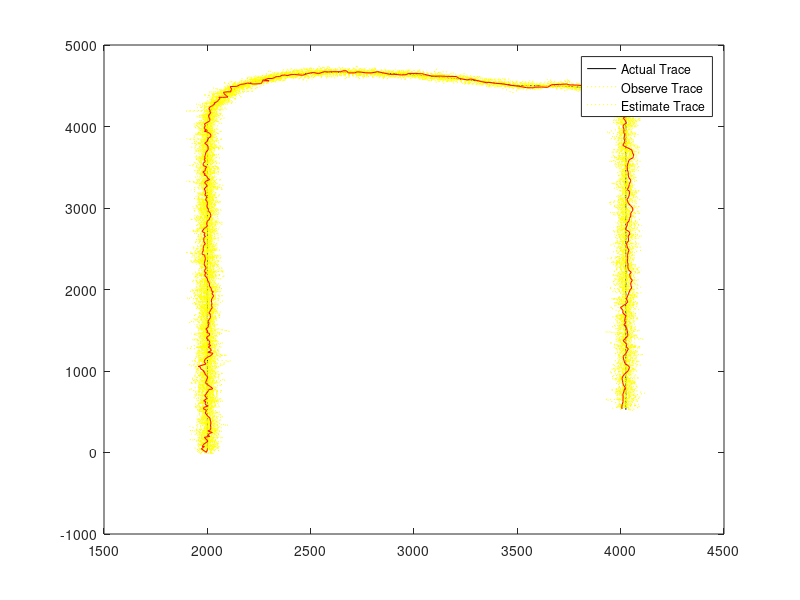
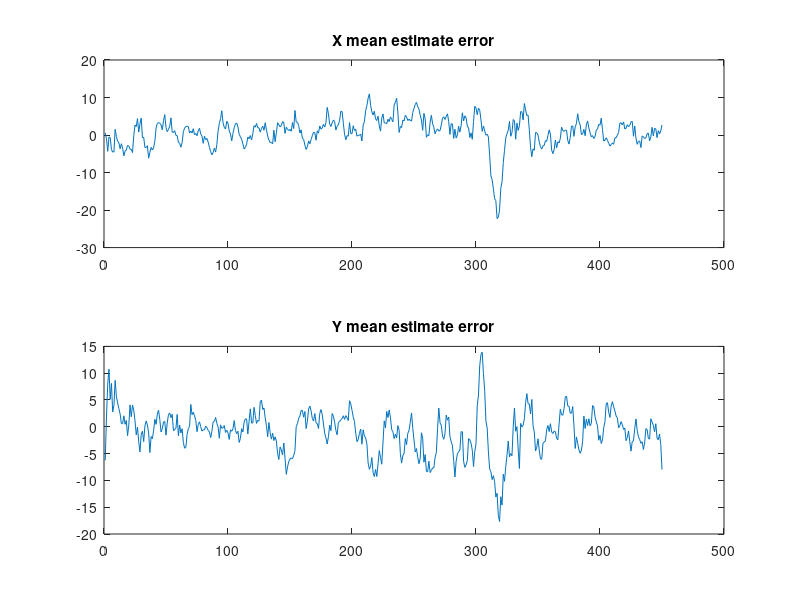
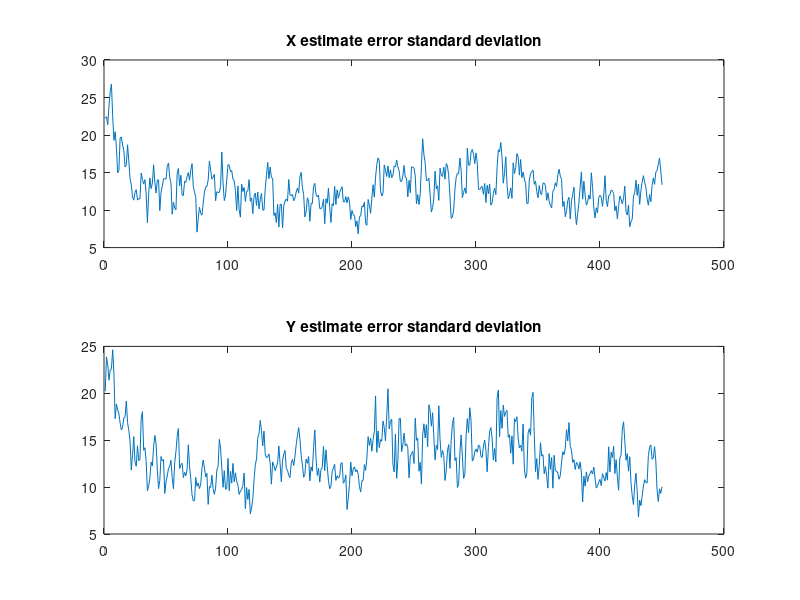

Reproduce these figures in MATLAB, in order.
%   自适应多模型Kalman滤波的目标跟踪仿真

function Untitled6
clear;
T=2;%雷达扫描周期，即采样周期
M=20;%滤波次数
N=900/T;%总采样点数
N1=400/T;%第一转弯处采样起点
N2=600/T;%第一匀速处采样起点
N3=610/T;%第二转弯处采样起点
N4=660/T;%第二匀速处采样起点
Delta=30;%测量噪声标准差

%对真实的轨迹和观测轨迹数据的初始化，以向右向上为正
Rx=zeros(N,1);
Ry=zeros(N,1);
Zx=zeros(N,M);
Zy=zeros(N,M);
% 1-沿y轴匀速
t=2:T:400;
x0=2000+0*t';
y0=0+10*t';%初始速度Vy=10，位置（2000，0）
% 2-慢转弯
t=402:T:600;
x1=x0(N1)+0.075*((t'-400).^2)/2;%X轴正向加速度0.075
y1=y0(N1)+10*(t'-400)-0.075*((t'-400).^2)/2;%Y轴反向加速度0.075
% 3-沿X轴匀速
t=602:T:610;
vx=0.075*(600-400);
x2=x1(N2-N1)+vx*(t'-600);
y2=y1(N2-N1)+0*t';%此时Y轴速度正好为0，因此Y位置不变
% 4-快转弯
t=612:T:660;
x3=x2(N3-N2)+vx*(t'-610)-0.3*((t'-610).^2)/2;%X轴反向加速度0.3
y3=y2(N3-N2)-0.3*((t'-610).^2)/2;%Y轴反向加速度0.3
% 5-沿Y轴匀速
t=662:T:900;
vy=-0.3*(660-610);
x4=x3(N4-N3)+0*t';%此时X轴速度正好为0
y4=y3(N4-N3)+vy*(t'-660);
% 最终将所有轨迹整合成为一个列向量，即真实轨迹，Rx为Real-x,Ry为Real-y
Rx=[x0;x1;x2;x3;x4];
Ry=[y0;y1;y2;y3;y4];
% 对每次蒙特卡洛仿真的滤波估计位置的初始化
Mt_Est_Px=zeros(M,N);
Mt_Est_Py=zeros(M,N);
% 产生观测数据，要仿真M次，必须有M次
nx=randn(N,M)*Delta;%产生X轴和Y轴观测噪声
ny=randn(N,M)*Delta;
Zx=Rx*ones(1,M)+nx;%真实值的基础上叠加噪声，即构成仿真的观测值
Zy=Ry*ones(1,M)+ny;

for m=1:M
    %滤波初始化
    Mt_Est_Px(m,1)=Zx(1,m);%初始数据
    Mt_Est_Py(m,1)=Zx(2,m);
    xn(1)=Zx(1,m);%滤波初值
    xn(2)=Zx(2,m);
    yn(1)=Zy(1,m);
    yn(2)=Zy(2,m);
    %非机动模型参数
    phi=[1,T,0,0;0,1,0,0;0,0,1,T;0,0,0,1];%状态转移矩阵，没有加速度
    h=[1,0,0,0;0,0,1,0];%观测矩阵
    g=[T/2,0;1,0;0,T/2;0,1];%噪声增益矩阵
    q=[Delta^2,0;0,Delta^2];%过程噪声协方差
    vx=(Zx(2)-Zx(1,m))/2;%非机动模型速度不变，所以每次滤波按位移比时间设定
    vy=(Zy(2)-Zy(1,m))/2;
    %初始状态估计
    x_est=[Zx(1,m);vx;Zy(1,m);vy];
    p_est=[Delta^2,Delta^2/T,0,0;Delta^2/T,2*Delta^2/(T^2),0,0;
        0,0,Delta^2,Delta^2/T;0,0,Delta^2/T,2*Delta^2/(T^2)];
    Mt_Est_Px(m,2)=x_est(1);%把初始估计值赋值给M仿真
    Mt_Est_Py(m,2)=x_est(3);
    %滤波开始
    for r=1:N
        z=[Zx(r,m);Zy(r,m)];
        if r<10%前10次不做IMM，只是单纯的线性卡尔曼滤波作为对比
            x_pre=phi*x_est;%预测
            p_pre=phi*p_est*phi';%预测误差协方差
            k=p_pre*h'*inv(h*p_pre*h'+q);%卡尔曼增益
            x_est=x_pre+k*(z-h*x_pre);%滤波
            p_est=(eye(4)-k*h)*p_pre;%滤波协方差
            xn(r)=x_est(1);%记录采样点滤波数据
            yn(r)=x_est(3);
            Mt_Est_Px(m,r)=x_est(1);%记录第m次仿真滤波估计数据
            Mt_Est_Py(m,r)=x_est(3);
        else
            if r==10
                X_est=[x_est;0;0];%扩充维数，引入加速度
                P_est=p_est;
                P_est(6,6)=0;
                for i=1:3
                    Xn_est{i,1}=X_est;
                    Pn_est{i,1}=P_est;
                end
                u=[0.4,0.3,0.3];%模型概率初始化
            end
            %调用IMM算法
            [X_est,P_est,Xn_est,Pn_est,u]=IMM(Xn_est,Pn_est,T,z,Delta,u);
            xn(r)=X_est(1);
            yn(r)=X_est(3);
            Mt_Est_Px(m,r)=X_est(1);
            Mt_Est_Py(m,r)=X_est(3);
        end
    end
end
%结束滤波

%滤波结果的数据分析
err_x=zeros(N,1);
err_y=zeros(N,1);
delta_x=zeros(N,1);
delta_y=zeros(N,1);
%计算滤波的误差均值及标准差
for r=1:N
    %估计误差均值
    ex=sum(Rx(r)-Mt_Est_Px(:,r));
    ey=sum(Ry(r)-Mt_Est_Py(:,r));
    err_x(r)=ex/M;
    err_y(r)=ey/M;
    eqx=sum((Rx(r)-Mt_Est_Px(:,r)).^2);
    eqy=sum((Ry(r)-Mt_Est_Py(:,r)).^2);
    %估计误差标准差
    delta_x(r)=sqrt(abs(eqx/M-(err_x(r)^2)));
    delta_y(r)=sqrt(abs(eqy/M-(err_y(r)^2)));
end
%画图
figure(1);
plot(Rx,Ry,'k',Zx,Zy,'y:',xn,yn,'r');
legend('Actual Trace','Observe Trace','Estimate Trace');

figure(2);
subplot(2,1,1);
plot(err_x);
%axis([1,N,-300,300]);
title('X mean estimate error');
subplot(2,1,2);
plot(err_y);
%axis([1,N,-300,300]);
title('Y mean estimate error');

figure(3);
subplot(2,1,1);
plot(delta_x);
%axis([1,N,0,1]);
title('X estimate error standard deviation');
subplot(2,1,2);
plot(delta_y);
%axis([1,N,0,1]);
title('Y estimate error standard deviation');

% 子函数
% X_est,P_est返回第m次仿真第r个采样点的滤波结果
% Xn_est,Pn_est记录每个模型对应的第m次仿真第r次仿真第r个采样点的滤波结果
% u为模型概率
function [X_est,P_est,Xn_est,Pn_est,u]=IMM(Xn_est,Pn_est,T,Z,Delta,u)
% 控制模型转换的马尔科夫链的转移概率矩阵
P=[0.95,0.025,0.025;0.025,0.95,0.025;0.025,0.025,0.95];
%所采用的第三个模型参数，模型一为非机动，模型二、三均为机动模型
%模型一
PHI{1,1}=[1,T,0,0;0,1,0,0;0,0,1,T;0,0,0,1];
PHI{1,1}(6,6)=0;
PHI{2,1}=[1,T,0,0,T^2/2,0;0,1,0,0,T,0;0,0,1,T,0,T^2/2;
    0,0,0,1,0,T;0,0,0,0,1,0;0,0,0,0,0,1];%模型模型二
PHI{3,1}=PHI{2,1};%模型三
G{1,1}=[T/2,0;1,0;0,T/2;0,1];%模型一
G{1,1}(6,2)=0;
G{2,1}=[T^2/4,0;T/2,0;0,T^2/4;0,T/2;1,0;0,1];%模型二
G{3,1}=G{2,1};%模型三
Q{1,1}=zeros(2);%模型一
Q{2,1}=0.005*eye(2);%模型二
Q{3,1}=0.015*eye(2);%模型三
H=[1,0,0,0,0,0;0,0,1,0,0,0];
R=eye(2)*Delta^2;%观测噪声协方差阵
mu=zeros(3,3);%混合概率矩阵μ
c_mean=zeros(1,3);%归一化常数
for i=1:3
    c_mean=c_mean+P(i,:)*u(i);
end
for i=1:3
    mu(i,:)=P(i,:)*u(i)./c_mean;
end
%输入交互
for j=1:3
    X0{j,1}=zeros(6,1);
    P0{j,1}=zeros(6);
    for i=1:3
        X0{j,1}=X0{j,1}+Xn_est{i,1}*mu(i,j);
    end
    for i=1:3
        P0{j,1}=P0{j,1}+mu(i,j)*( Pn_est{i,1}...
            +(Xn_est{i,1}-X0{j,1})*(Xn_est{i,1}-X0{j,1})');
    end
end
%模型条件滤波
a=zeros(1,3);
for j=1:3
    %观测预测
    X_pre{j,1}=PHI{j,1}*X0{j,1};
    %协方差预测
    P_pre{j,1}=PHI{j,1}*P0{j,1}*PHI{j,1}'+G{j,1}*Q{j,1}*G{j,1}';
    %计算卡尔曼增益
    K{j,1}=P_pre{j,1}*H'*inv(H*P_pre{j,1}*H'+R);
    %状态更新
    Xn_est{j,1}=X_pre{j,1}+K{j,1}*(Z-H*X_pre{j,1});
    %协方差更新
    Pn_est{j,1}=(eye(6)-K{j,1}*H)*P_pre{j,1};
end
%模型概率更新
for j=1:3
    v{j,1}=Z-H*X_pre{j,1};%新息
    s{j,1}=H*P_pre{j,1}*H'+R;%观测协方差矩阵
    n=length(s{j,1})/2;
    a(1,j)=1/((2*pi)^n*sqrt(det(s{j,1})))*exp(-0.5*v{j,1}'...
        *inv(s{j,1})*v{j,1});%观测对于模型j的似然函数
end
c=sum(a.*c_mean);%归一化常数
u=a.*c_mean./c;%模型概率更新
%输出交互
Xn=zeros(6,1);
Pn=zeros(6);
for j=1:3
    Xn=Xn+Xn_est{j,1}.*u(j);
end
for j=1:3
    Pn=Pn+u(j).*(Pn_est{j,1}+(Xn_est{j,1}-Xn)*(Xn_est{j,1}-Xn)');
end
%返回滤波结果
X_est=Xn;
P_est=Pn;